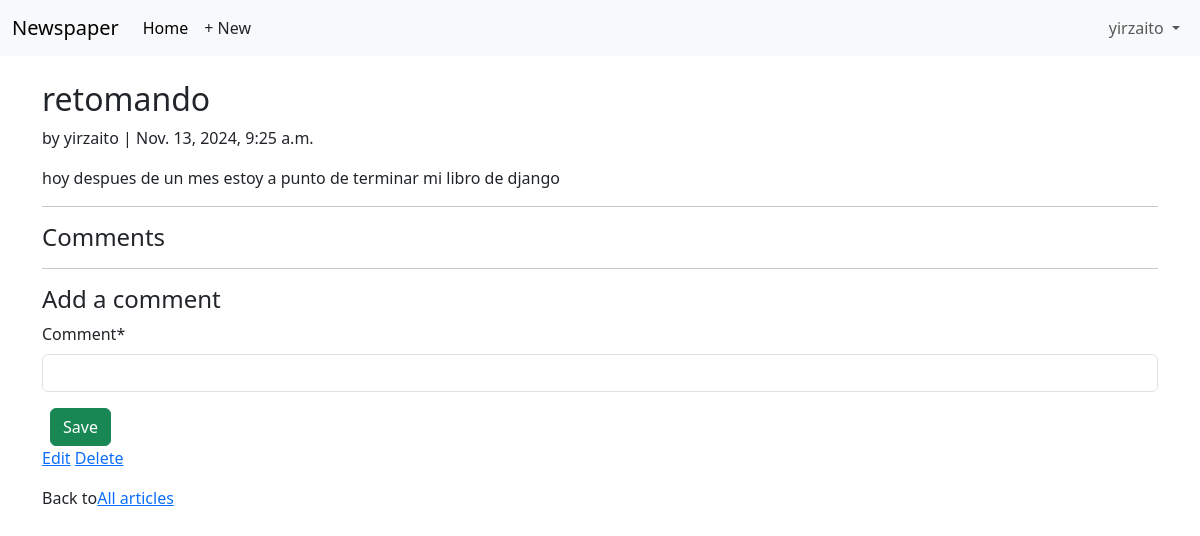
Page /articles/4/ (signed in) on the earlier database version.
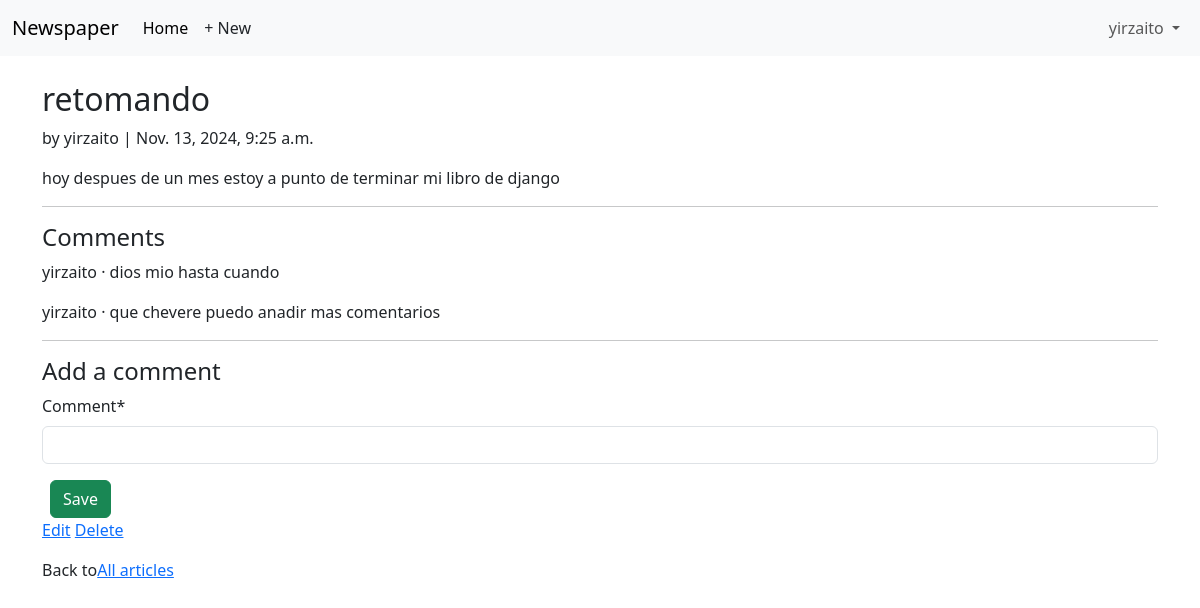
Same page on the later database version.
### articles/models.py (models this page shows, shortened)
class Comment(models.Model):
    article = models.ForeignKey(Article,on_delete=models.CASCADE)
    comment = models.CharField(max_length=140)
    author = models.ForeignKey(settings.AUTH_USER_MODEL, on_delete=models.CASCADE,)
    def __str__(self):
        return self.comment

### accounts/models.py (models this page shows)
class CustomUser(AbstractUser):
    age = models.PositiveBigIntegerField(null=True,blank=True)

### articles/views.py (the view, shortened to what this page needs)
# urls.py: path("<int:pk>/", ArticleDetailView.as_view(),
class ArticleDetailView(LoginRequiredMixin,View):
    def get(self,request,*args,**kwargs):
        view = CommentGet.as_view()
        return view(request,*args,**kwargs)

### articles/forms.py
class CommentForm(forms.ModelForm):
    class Meta:
        model = Comment
        fields = ("comment",)

### articles/views.py (called while the page is built)
    def get_context_data(self, **kwargs):
        context = super().get_context_data(**kwargs)
        context["form"] = CommentForm()
        return context

### templates/article_detail.html
{% extends "base.html" %}
{% load crispy_forms_tags %}
{% block content %}
<div class="article-entry">
    <h2>{{ object.title }}</h2>
    <p>by {{ object.author }} | {{ object.date }}</p>
    <p>{{ object.body }}</p>
</div>
<hr>
<h4>Comments</h4>
{% for comment in article.comment_set.all %}
<p>
    {{ comment.author }} &middot; {{ comment}}
</p>
{% endfor %}
<hr>
<h4>Add a comment</h4>
<form action=""method="post">{% csrf_token %}
    {{ form|crispy }}
    <button class="btn btn-success ms-2" type="submit">Save</button>
</form>
<div>
    {% if article.author.pk == request.user.pk %}
    <p>
        <a href="{% url 'article_edit' article.pk %}">Edit</a>
        <a href="{% url 'article_delete' article.pk %}">Delete</a>
    </p>
    {% endif %}
    <p>Back to<a href="{% url 'article_list' %}">All articles</a></p>
</div>
{% endblock content %}

Differences in the rows shown:
added Comment: author "yirzaito", comment "dios mio hasta cuando"
added Comment: author "yirzaito", comment "que chevere puedo anadir mas comentarios"
